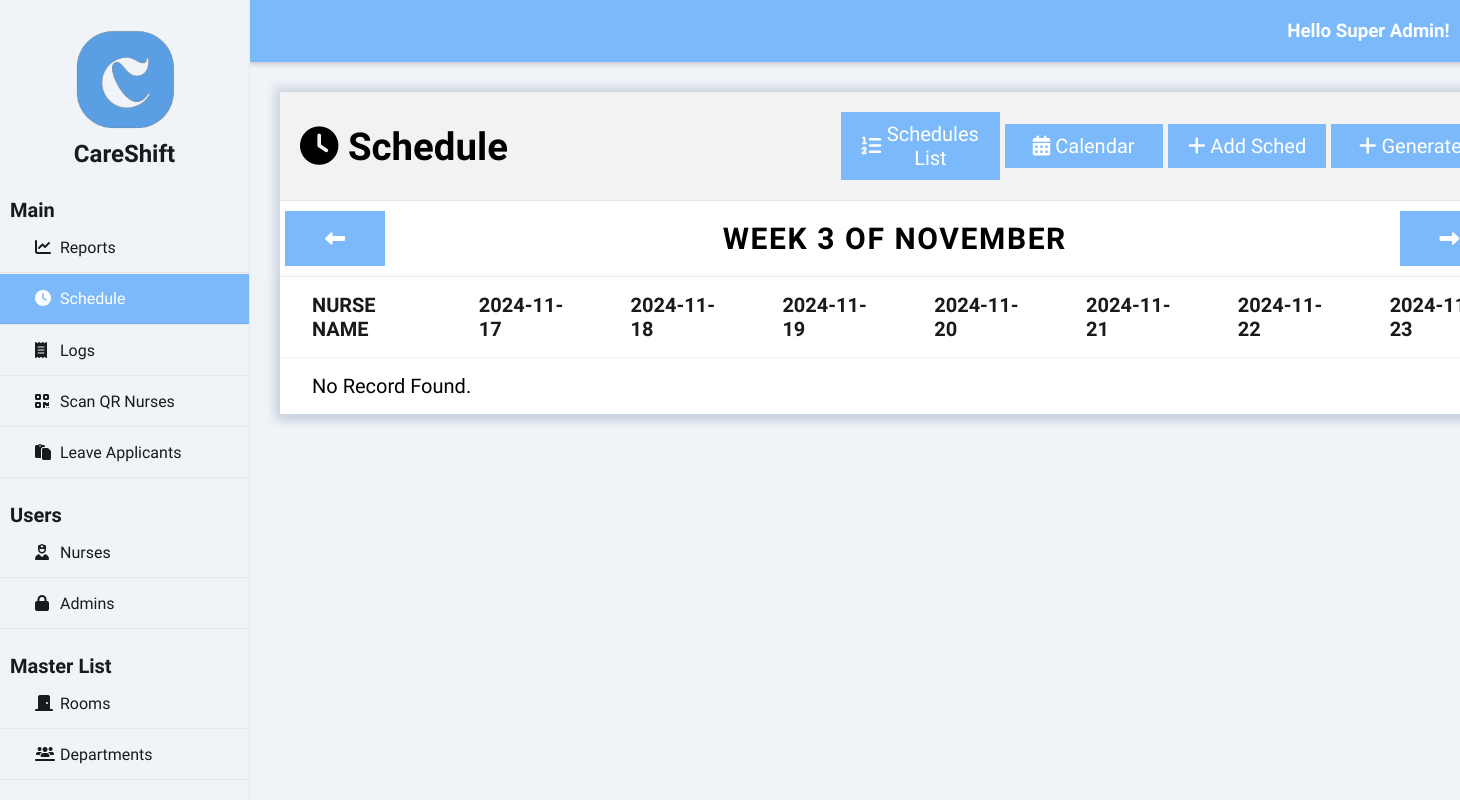
The page /index.php?page=schedule (signed in) on the database as committed earlier.
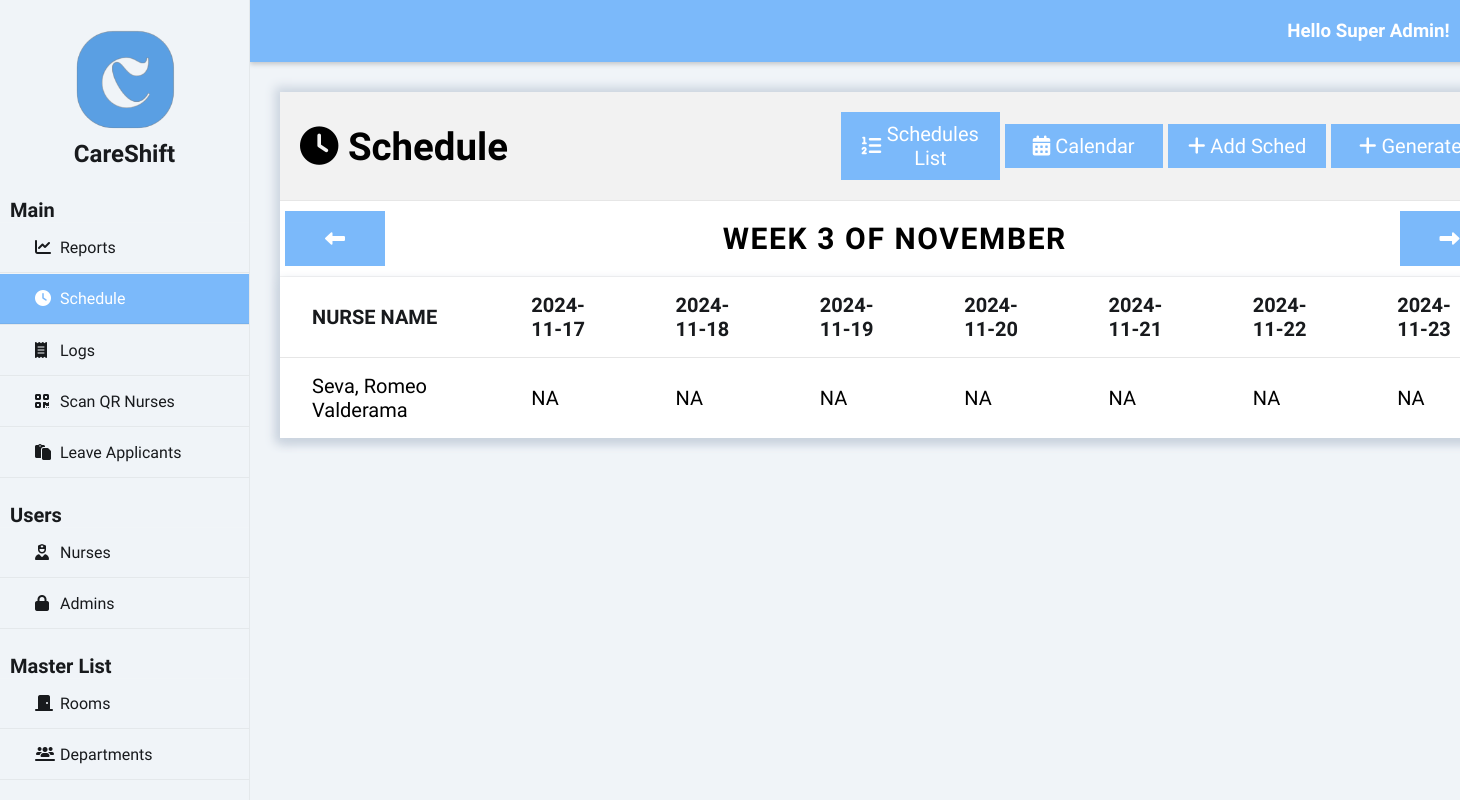
The same page on the database as committed later.
### tables this page shows
CREATE TABLE `nurse` (
  `nurse_id` int(50) NOT NULL auto_increment, 
  `nurse_password` varchar(32) NOT NULL,
  `nurse_fname` varchar(50) NOT NULL,
  `nurse_mname` varchar(50) NOT NULL,
  `nurse_lname` varchar(50) NOT NULL,
  `nurse_email` varchar(50) NOT NULL,
  `nurse_sex` varchar(50) NOT NULL,
  `nurse_contact` bigint(20) NOT NULL,
  `nurse_position` varchar(50) NOT NULL,
  `department_id` int(50) NOT NULL,
  PRIMARY KEY  (`nurse_id`)
);

### class/class.admin.php (called while the page is built, shortened)
<?php
class Admin{
	private $DB_SERVER='localhost';
	private $DB_USERNAME='root';
	private $DB_PASSWORD='';
	private $DB_DATABASE='db_careshift';
	private $conn;
	public function __construct(){
		$this->conn = new PDO("mysql:host=".$this->DB_SERVER.";dbname=".$this->DB_DATABASE,$this->DB_USERNAME,$this->DB_PASSWORD);
	}
	function get_id_by_username($username){
		$sql="SELECT adm_id FROM admin WHERE adm_username = :username";
		$q = $this->conn->prepare($sql);
		$q->execute(['username' => $username]);
		$id = $q->fetchColumn();
		return $id;
	}
	function get_fname($id){
		$sql="SELECT adm_fname FROM admin WHERE adm_id = :id";
		$q = $this->conn->prepare($sql);
		$q->execute(['id' => $id]);
		$fname = $q->fetchColumn();
		return $fname;
	}
	function get_lname($id){
		$sql="SELECT adm_lname FROM admin WHERE adm_id = :id";
		$q = $this->conn->prepare($sql);
		$q->execute(['id' => $id]);
		$lname = $q->fetchColumn();
		return $lname;
	}
	function get_access_id($id){
		$sql="SELECT useraccess_id FROM admin WHERE adm_id = :id";
		$q = $this->conn->prepare($sql);
		$q->execute(['id' => $id]);
		$useraccess_id = $q->fetchColumn();
		return $useraccess_id;
	}
}
?>

### class/class.schedule.php (called while the page is built, shortened)
<?php
class Schedule{
    private $DB_SERVER='localhost';
    private $DB_USERNAME='root';
    private $DB_PASSWORD='';
    private $DB_DATABASE='db_careshift';
    private $conn;
    public function __construct(){
        $this->conn = new PDO("mysql:host=".$this->DB_SERVER.";dbname=".$this->DB_DATABASE, $this->DB_USERNAME, $this->DB_PASSWORD);
    }
    public function getCurrentWeekDates($weekOffset = 0) {
        $dates = [];
        $currentDate = new DateTime();
        $currentDate->modify("Sunday this week");
        $currentDate->modify("{$weekOffset} week");
        for ($i = 0; $i < 7; $i++) {
            $dates[] = $currentDate->format('Y-m-d');
            $currentDate->modify('+1 day');
        }
        return $dates;
    }
    function get_shift_code($nurse_id, $date) {
    $sql = "SELECT sched_start_time, sched_end_time
            FROM schedule
            WHERE nurse_id = :nurse_id AND sched_date = :date";
    $q = $this->conn->prepare($sql);
    $q->execute(['nurse_id' => $nurse_id, 'date' => $date]);
    $shift = $q->fetch();
    return 'NA';
}
}

### class/class.nurse.php (called while the page is built, shortened)
<?php
class Nurse{
	private $DB_SERVER='localhost';
	private $DB_USERNAME='root';
	private $DB_PASSWORD='';
	private $DB_DATABASE='db_careshift';
	private $conn;
	public function __construct(){
		$this->conn = new PDO("mysql:host=".$this->DB_SERVER.";dbname=".$this->DB_DATABASE,$this->DB_USERNAME,$this->DB_PASSWORD);
	}
	public function list_nurses(){
		$sql="SELECT * FROM nurse";
		$q = $this->conn->query($sql) or die("failed!");
		while($r = $q->fetch(PDO::FETCH_ASSOC)){
		$data[]=$r;
		}
		if(empty($data)){
		   return false;
		}else{
			return $data;
		}
	}
}
?>

### index.php (the view, shortened to what this page needs)
<?php
include_once 'class/class.nurse.php';
include_once 'class/class.admin.php';
include_once 'class/class.schedule.php';
$page = (isset($_GET['page']) && $_GET['page'] != '') ? $_GET['page'] : 'reports';
$subpage = (isset($_GET['subpage']) && $_GET['subpage'] != '') ? $_GET['subpage'] : '';
$nurse = new Nurse();
$admin = new Admin();
$schedule = new Schedule();
$admin_id = $admin->get_id_by_username($_SESSION['adm_username']);
$useraccess_id = $admin->get_access_id($admin_id);
?>
<!DOCTYPE html>
<html>
<head>
    <link rel="stylesheet" href="css/styles.css">
    <link rel="stylesheet" href="https://cdnjs.cloudflare.com/ajax/libs/fullcalendar/3.4.0/fullcalendar.css" />
</head>
<body>
    <div class="wrapper">
        <div class="sidebar">
            <img src="img/logo.png" alt="Logo Image" class="logo_image">
            <h2>CareShift</h2>
            <ul>
                <h3>Main</h3>
                <li><a href="index.php?page=reports" class="<?= $page == 'reports' ? 'active' : '' ?>"><i class="fas fa-solid fa-chart-line"></i>Reports</a></li>
                <li><a href="index.php?page=schedule" class="<?= $page == 'schedule' ? 'active' : '' ?>"><i class="fas fa-solid fa-clock"></i>Schedule</a></li>
                <?php if ($useraccess_id != 2 && $useraccess_id != 3): ?>
                <li><a href="index.php?page=logs" class="<?= $page == 'logs' ? 'active' : '' ?>"><i class="fas fa-solid fa-receipt"></i>Logs</a></li>
                <?php endif; ?>
                <li><a href="index.php?page=scan" class="<?= $page == 'scan' ? 'active' : '' ?>"><i class="fas fa-solid fa-qrcode"></i>Scan QR Nurses</a></li>
                <li><a href="index.php?page=leave" class="<?= $page == 'leave' ? 'active' : '' ?>"><i class="fas fa-regular fa-paste"></i>Leave Applicants</a></li>
                <h3>Users</h3>
                <li><a href="index.php?page=nurses" class="<?= $page == 'nurses' ? 'active' : '' ?>"><i class="fas fa-solid fa-user-nurse"></i>Nurses</a></li>
                <?php if ($useraccess_id != 2 && $useraccess_id != 3): ?>
                <li><a href="index.php?page=admins" class="<?= $page == 'admins' ? 'active' : '' ?>"><i class="fas fa-lock" aria-hidden="true"></i></i>Admins</a></li>
                <?php endif; ?>
                <h3>Master List</h3>
                <li><a href="index.php?page=rooms" class="<?= $page == 'rooms' ? 'active' : '' ?>"><i class="fas fa-solid fa-door-closed"></i>Rooms</a></li>
                <li><a href="index.php?page=departments" class="<?= $page == 'departments' ? 'active' : '' ?>"><i class="fas fa-solid fa-users-line"></i>Departments</a></li>
            </ul>
        </div>
        <div class="body">
            <div class="header">
                <h3>Hello <?php echo $admin->get_fname($admin_id).' '.$admin->get_lname($admin_id);?>!</h3>
            </div>
            <div class="main_content">
                <?php
                    switch($page){
                    case 'schedule':
                        require_once 'schedule-module/index.php';
                    break;
                    }
                ?>
            </div>
        </div>
</body>
</html>

### schedule-module/index.php (shortened to what this page needs)
<?php
$admin_id = $admin->get_id_by_username($_SESSION['adm_username']);
$access_id = $admin->get_access_id($admin_id);
$scheduler_department_id = $admin->get_department_id($admin_id);
if ($access_id == 3) {
    $nurses = $nurse->list_nurses_by_department($scheduler_department_id);
} else {
    $nurses = $nurse->list_nurses();
}
?>
<div class="content_wrapper">
	<?php
        switch($subpage){
            default:
                require_once 'main.php';
            break;
        }
    ?>
</div>

### schedule-module/main.php
<?php
$weekOffset = isset($_GET['weekOffset']) ? (int)$_GET['weekOffset'] : 0;
$weekDates = $schedule->getCurrentWeekDates($weekOffset);
$startOfWeek = new DateTime($weekDates[0]);
$monthStart = new DateTime($startOfWeek->format('Y-m-01'));
$weekOfMonth = ceil(($startOfWeek->format('d') + $monthStart->format('N') - 1) / 7);
$monthName = $startOfWeek->format('F');
?>
<div class="heading">
    <h1><i class="fas fa-solid fa-clock"></i>&nbsp;Schedule</h1>
    <a href="index.php?page=schedule" class="right_button"><i class="fa fa-list-ol" aria-hidden="true"></i>&nbspSchedules List</a>
    <a href="index.php?page=schedule&subpage=calendar" class="right_button"><i class="fa fa-calendar"></i>&nbspCalendar</a>
<?php if ($useraccess_id != 2 ): ?>
    <a href="index.php?page=schedule&subpage=add" class="right_button"><i class="fa fa-plus"></i>&nbspAdd Sched</a>
    <a href="index.php?page=schedule&subpage=generate" class="right_button"><i class="fa fa-plus"></i>&nbspGenerate</a>
<?php endif; ?>
</div>
<div class="schedule_table_header">
    <button class="nav-button" onclick="navigateWeek(<?php echo $weekOffset - 1; ?>)"><i class="fa-solid fa-left-long"></i></button>
    <h2>Week <?php echo $weekOfMonth; ?> of <?php echo $monthName; ?></h2>
    <button class="nav-button" onclick="navigateWeek(<?php echo $weekOffset + 1; ?>)"><i class="fa-solid fa-right-long"></i></button>
</div>
<table id="tablerecords">
    <thead>
        <tr>
            <th>Nurse Name</th>
            <?php foreach ($weekDates as $date): ?>
                <th><?php echo $date; ?></th>
            <?php endforeach; ?>
        </tr>
    </thead>
    <tbody>
        <?php
        if ($nurses) {
            foreach ($nurses as $value) {
                extract($value);
                $row_url = "index.php?page=nurses&subpage=profile&id=" . $nurse_id;
                ?>
                <tr onclick="location.href='<?php echo $row_url; ?>'" style="cursor: pointer;">
                    <td><?php echo $nurse_lname . ', ' . $nurse_fname . ' ' . $nurse_mname; ?></td>
                    <?php
                    foreach ($weekDates as $date) {
                        $shiftCode = $schedule->get_shift_code($nurse_id, $date);
                        echo "<td>$shiftCode</td>";
                    }
                    ?>
                </tr>
                <?php
            }
        } else {
            ?>
            <tr>
                <td colspan="<?php echo count($weekDates) + 1; ?>">No Record Found.</td>
            </tr>
        <?php
        }
        ?>
    </tbody>
</table>
</div>

### css/styles.css (style rules this page uses)
* { margin: 0; padding: 0; box-sizing: border-box; list-style: none; text-decoration: none; font-family: "Afacad Flux", sans-serif; }
body { background: #F0F4F8; }
.wrapper { display: flex; position: relative; }
.wrapper .sidebar { position: fixed; width: 250px; height: 100%; background: #F0F4F8; padding: 30px 0; z-index: 999; border-right: 1px solid rgba(0, 0, 0, 0.05); }
.wrapper .sidebar img { width: 100px; height: 100px; display: block; margin: 0 auto; }
.wrapper .sidebar h2 { color: #181a1d; text-align: center; margin-top: 10px; margin-bottom: 30px; }
.wrapper .sidebar h3 { color: #181a1d; font-size: 20px; margin-top: 25px; margin-left: 10px; }
.wrapper .sidebar ul li { border-bottom: 1px solid rgba(0, 0, 0, 0.05); border-top: 1px solid rgba(255, 255, 255, 0.05); transition: 0.3s; }
.wrapper .sidebar ul li a { color: #181a1d; display: block; padding: 15px 15px 15px 35px; transition: 0.3s; }
.wrapper .sidebar ul li a .fas { width: 25px; transition: 0.1s; }
.wrapper .sidebar ul li a.active { background-color: #7BB9FA; color: #ffffff; border-bottom: 1px solid rgba(0, 0, 0, 0.05); }
.wrapper .sidebar ul li a.active .fas { color: #ffffff; }
.wrapper .body { width: 100%; margin-left: 250px; }
.wrapper .body .header { padding: 20px; background: #7BB9FA; display: flex; justify-content: flex-end; gap: 20px; align-items: center; position: sticky; top: 0; z-index: 100; box-shadow: 0 2px 5px rgba(0, 0, 0, 0.2); }
.wrapper .body .header h3 { margin: 0; color: white; }
.wrapper .body .main_content { padding: 0px 30px 0px 30px; }
.wrapper .body .main_content h1 { font-size: 2.4rem; width: 80%; }
.wrapper .body .main_content .content_wrapper { background: white; box-shadow: 0 0 10px 5px #CBD4DF; margin-top: 30px; margin-bottom: 30px; }
.wrapper .body .main_content .content_wrapper .heading { display: flex; justify-content: space-between; align-items: center; background-color: #f2f2f2; padding: 20px; border-bottom: 1px solid rgba(0, 0, 0, 0.05); }
.heading .right_button { padding: 10px 20px; width: 250px; background-color: #7BB9FA; color: white; border: none; cursor: pointer; font-size: 20px; margin-left: 5px; display: flex; justify-content: center; align-items: center; text-align: center; }
.nav-button { margin: 10px; padding: 10px 20px; width: 100px; background-color: #7BB9FA; color: white; border: none; cursor: pointer; font-size: 20px; margin-left: 5px; display: flex; justify-content: center; align-items: center; text-align: center; }
.schedule_table_header { display: flex; justify-content: space-between; }
.schedule_table_header h2 { font-size: 30px; margin: 20px; text-transform: uppercase; font-weight: 800; letter-spacing: 0.1rem; }
#tablerecords { padding: 10px; box-shadow: 0 5px 10px #CBD4DF; width: 100%; background-color: white; text-align: left; overflow: hidden; border-collapse: collapse; }
#tablerecords thead { color: #181a1d; box-shadow: 0 5px 10px #CBD4DF; border-top: 1px solid rgba(0, 0, 0, 0.05); border-bottom: 1px solid rgba(0, 0, 0, 0.05); }
#tablerecords thead tr th { padding: 1rem 2rem; text-transform: uppercase; font-size: 20px; font-weight: 900; }
#tablerecords th, #tablerecords td { padding: 10px 0px; }
#tablerecords tbody { font-size: 20px; }
#tablerecords tbody tr:nth-child(odd) { background-color: #ffffff; }
#tablerecords tbody tr td { padding: 1rem 2rem; }

Rows that differ between the two databases and show on the page:
added nurse: nurse_lname "Seva", nurse_fname "Romeo", nurse_mname "Valderama", shiftCode "NA"
Other text that changed with them:
text no longer shown: "No Record Found."
